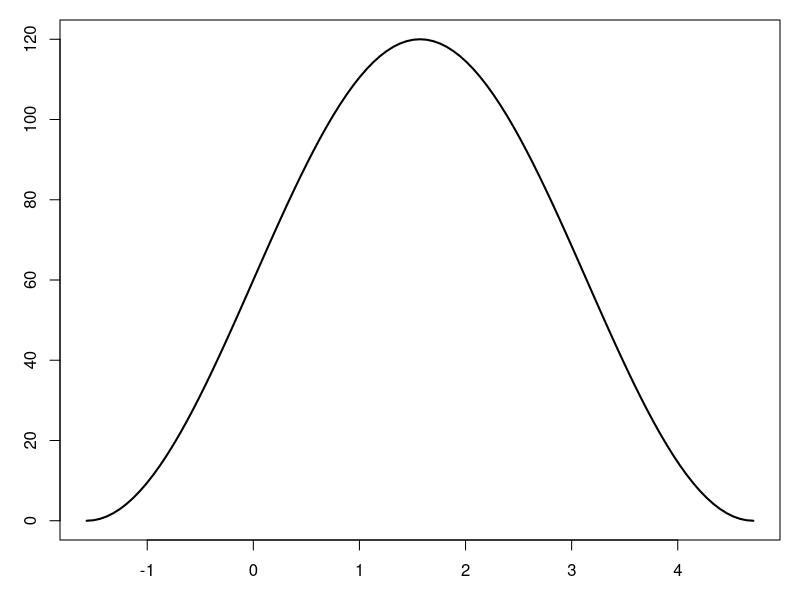

This figure's R source: (Note: this script raises an error after producing the figure.)
#####################
# Conceptual figure for NHC hypoxia paper

####################################################################
# Panel 1 daily curves based on sin function
par(mar = c(3,3,1,1))
plot(1,type = "n", xlim = c(-pi/2,3*pi/2), ylim = c(0,120))
curve(60*sin(x)+60, add = T, lwd = 2)
plot(x,productive, type = "l")
####################################################################
# Panel 2: Storm recovery across sites

startdate <- ymd_hms("2018-06-26 0:00:00", tz="EST")
enddate <- ymd_hms("2018-07-02 24:00:00", tz="EST")
DOdat$persatDO.smooth<- rollmean(DOdat$persatDO, 36, na.pad=T)
# Plot up:
plot(DOdat[DOdat$site==up,]$DateTime, 
     100*DOdat[DOdat$site==up,]$persatDO.smooth, 
     xlim = c(startdate,enddate), ylim = c(0, 120), 
     col = "darkblue", type = "l", lwd = 2,
     ylab = "DO (% sat)", xlab = "Date")
#plot high
for(i in 1:length(high)){
  lines(DOdat[DOdat$site==high[i],]$DateTime, 
        100*DOdat[DOdat$site==high[i],]$persatDO.smooth,
        col = high.c[i], lwd = 2)
}
# Plot low:
for(i in 1:2){
  lines(DOdat[DOdat$site==low[i],]$DateTime, 
        100*DOdat[DOdat$site==low[i],]$persatDO.smooth,
        lty = low.t[i], lwd = 2)
}
# Plot Steep:
for(i in 1:2){
  lines(DOdat[DOdat$site==steep[i],]$DateTime, 
        100*DOdat[DOdat$site==steep[i],]$persatDO.smooth,
        col = "brown3", lty = low.t[i], lwd = 2)
}
lines(DOdat[DOdat$site==up,]$DateTime, 
      100*DOdat[DOdat$site==up,]$persatDO.smooth, 
      xlim = c(startdate,enddate), ylim = c(0, 120), 
      col = "darkblue", type = "l", lwd = 2)

